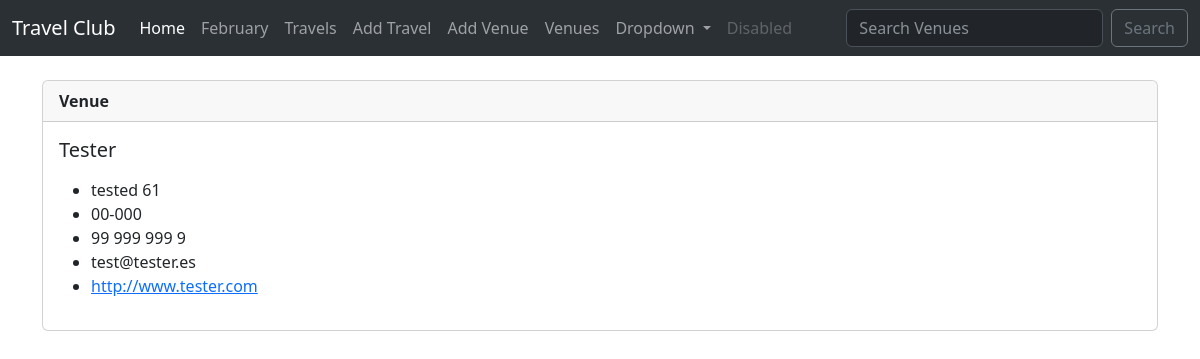
The page /show_venue/5 on the database as committed earlier.
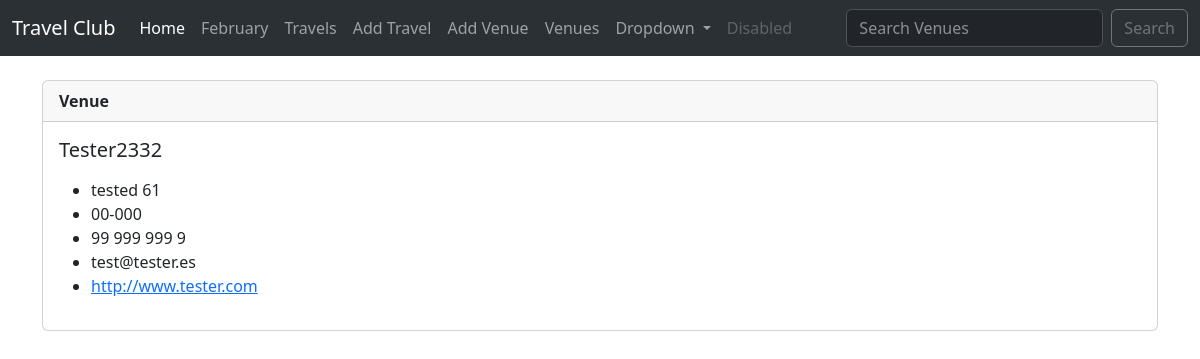
The same page on the database as committed later.
### travel/models.py (models this page shows)
class Venue(models.Model):
    name = models.CharField('Venue Name', max_length=120)
    address = models.CharField(max_length=300)
    zip_code = models.CharField('Zip Code', max_length=15)
    phone = models.CharField('Contact Phone', max_length=25, blank=True)
    web = models.URLField('Website Address', blank=True)
    email_address = models.EmailField('Email', blank=True)
    def __str__(self):
        return self.name

### travel/views.py (the view)
# urls.py: path('show_venue/<venue_id>', views.show_venue, name='show-venue'),
def show_venue(request, venue_id):
    venue = Venue.objects.get(pk=venue_id)
    return render(request, 'travel/show_venue.html',{'venue':venue})

### travel/templates/travel/show_venue.html
{% extends 'travel/base.html' %}
{% block content %}
<br>
<div class="card">
    <div class="card-header">
        <strong>Venue</strong>
    </div>
    <div class="card-body">
      <h5 class="card-title">{{ venue }}</h5>
      <p class="card-text">
        <ul>
       <li>{{ venue.address }}</li>
        <li>{{ venue.zip_code }}</li>
        <li>{{ venue.phone }}</li>
        <li>{{ venue.email_address }}</li>
        <li><a href="{{ venue.web }}">{{ venue.web }}</a></li>
    </ul>
      </p>
    </div>
  </div>
  <br>
{% endblock %}

Rows that differ between the two databases and show on the page:
changed Venue "tested 61": name "Tester" → "Tester2332"
